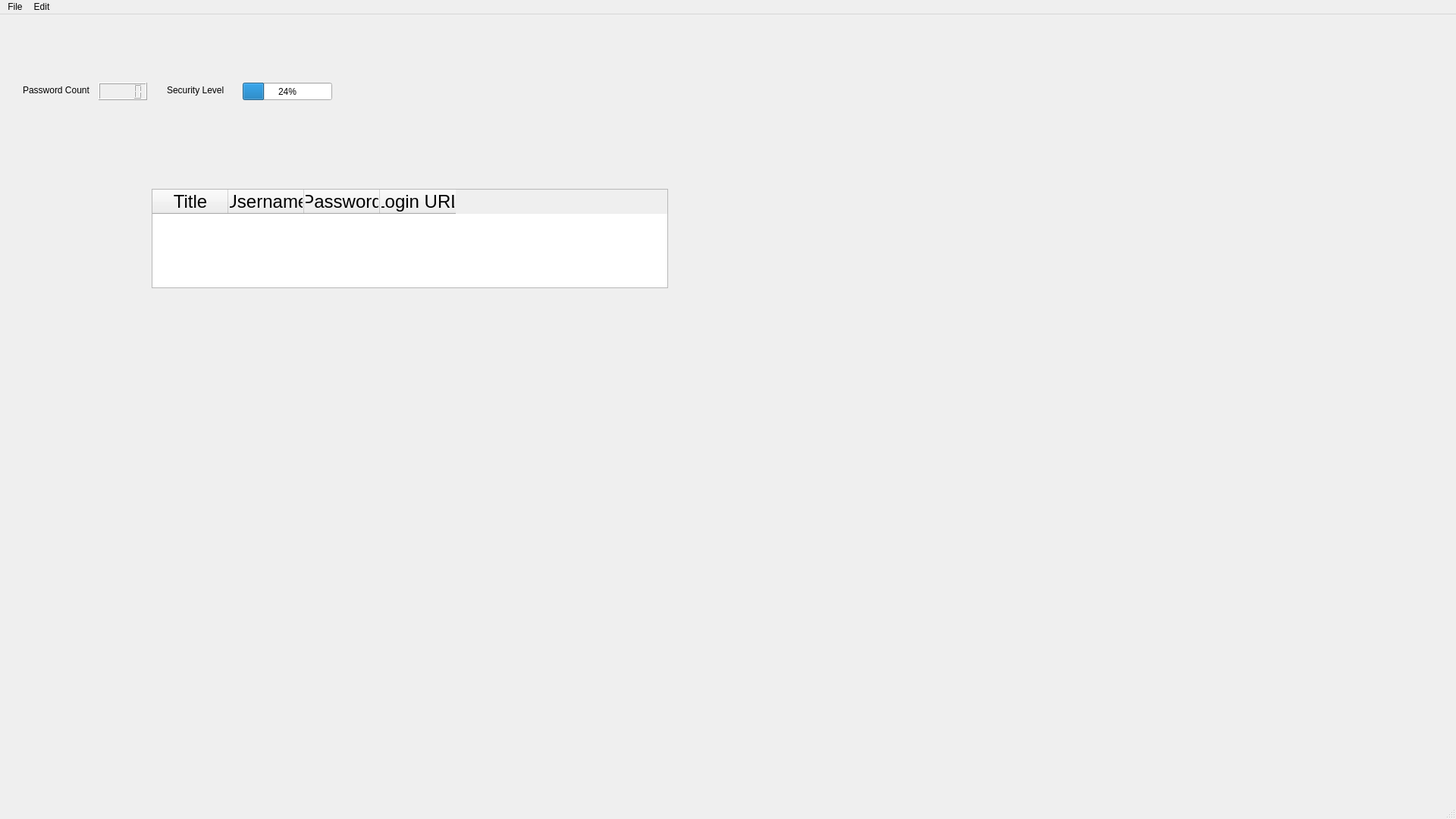
<?xml version="1.0" encoding="UTF-8"?>
<ui version="4.0">
 <class>MainWindow</class>
 <widget class="QMainWindow" name="MainWindow">
  <property name="geometry">
   <rect>
    <x>0</x>
    <y>0</y>
    <width>1920</width>
    <height>1080</height>
   </rect>
  </property>
  <property name="minimumSize">
   <size>
    <width>640</width>
    <height>480</height>
   </size>
  </property>
  <property name="maximumSize">
   <size>
    <width>1920</width>
    <height>1080</height>
   </size>
  </property>
  <property name="windowTitle">
   <string>MainWindow</string>
  </property>
  <property name="whatsThis">
   <string>&lt;html&gt;&lt;head/&gt;&lt;body&gt;&lt;p&gt;Hello&lt;/p&gt;&lt;/body&gt;&lt;/html&gt;</string>
  </property>
  <property name="styleSheet">
   <string notr="true"/>
  </property>
  <widget class="QWidget" name="centralwidget">
   <widget class="QTableWidget" name="tableWidget">
    <property name="geometry">
     <rect>
      <x>200</x>
      <y>230</y>
      <width>681</width>
      <height>131</height>
     </rect>
    </property>
    <column>
     <property name="text">
      <string>Title</string>
     </property>
     <property name="font">
      <font>
       <family>Arial</family>
       <pointsize>18</pointsize>
       <italic>false</italic>
      </font>
     </property>
    </column>
    <column>
     <property name="text">
      <string>Username</string>
     </property>
     <property name="font">
      <font>
       <family>Arial</family>
       <pointsize>18</pointsize>
       <bold>false</bold>
       <kerning>false</kerning>
      </font>
     </property>
    </column>
    <column>
     <property name="text">
      <string>Password</string>
     </property>
     <property name="font">
      <font>
       <family>Arial</family>
       <pointsize>18</pointsize>
      </font>
     </property>
    </column>
    <column>
     <property name="text">
      <string>Login URL</string>
     </property>
     <property name="font">
      <font>
       <family>Arial</family>
       <pointsize>18</pointsize>
      </font>
     </property>
    </column>
   </widget>
   <widget class="QLCDNumber" name="PasswordCount">
    <property name="geometry">
     <rect>
      <x>130</x>
      <y>90</y>
      <width>64</width>
      <height>23</height>
     </rect>
    </property>
   </widget>
   <widget class="QProgressBar" name="SecureLevel">
    <property name="geometry">
     <rect>
      <x>320</x>
      <y>90</y>
      <width>118</width>
      <height>23</height>
     </rect>
    </property>
    <property name="value">
     <number>24</number>
    </property>
   </widget>
   <widget class="QLabel" name="label">
    <property name="geometry">
     <rect>
      <x>30</x>
      <y>90</y>
      <width>101</width>
      <height>20</height>
     </rect>
    </property>
    <property name="text">
     <string>Password Count</string>
    </property>
   </widget>
   <widget class="QLabel" name="label_2">
    <property name="geometry">
     <rect>
      <x>220</x>
      <y>90</y>
      <width>101</width>
      <height>20</height>
     </rect>
    </property>
    <property name="text">
     <string>Security Level</string>
    </property>
   </widget>
  </widget>
  <widget class="QMenuBar" name="menubar">
   <property name="geometry">
    <rect>
     <x>0</x>
     <y>0</y>
     <width>1920</width>
     <height>24</height>
    </rect>
   </property>
   <widget class="QMenu" name="menuFile">
    <property name="title">
     <string>File</string>
    </property>
    <addaction name="actionOpen_File"/>
   </widget>
   <widget class="QMenu" name="menuEdit">
    <property name="title">
     <string>Edit</string>
    </property>
    <addaction name="actionEdit_Password"/>
   </widget>
   <addaction name="menuFile"/>
   <addaction name="menuEdit"/>
  </widget>
  <widget class="QStatusBar" name="statusbar"/>
  <action name="actionOpen_File">
   <property name="text">
    <string>Open File</string>
   </property>
  </action>
  <action name="actionEdit_Password">
   <property name="text">
    <string>Edit Password</string>
   </property>
  </action>
 </widget>
 <resources/>
 <connections/>
</ui>
